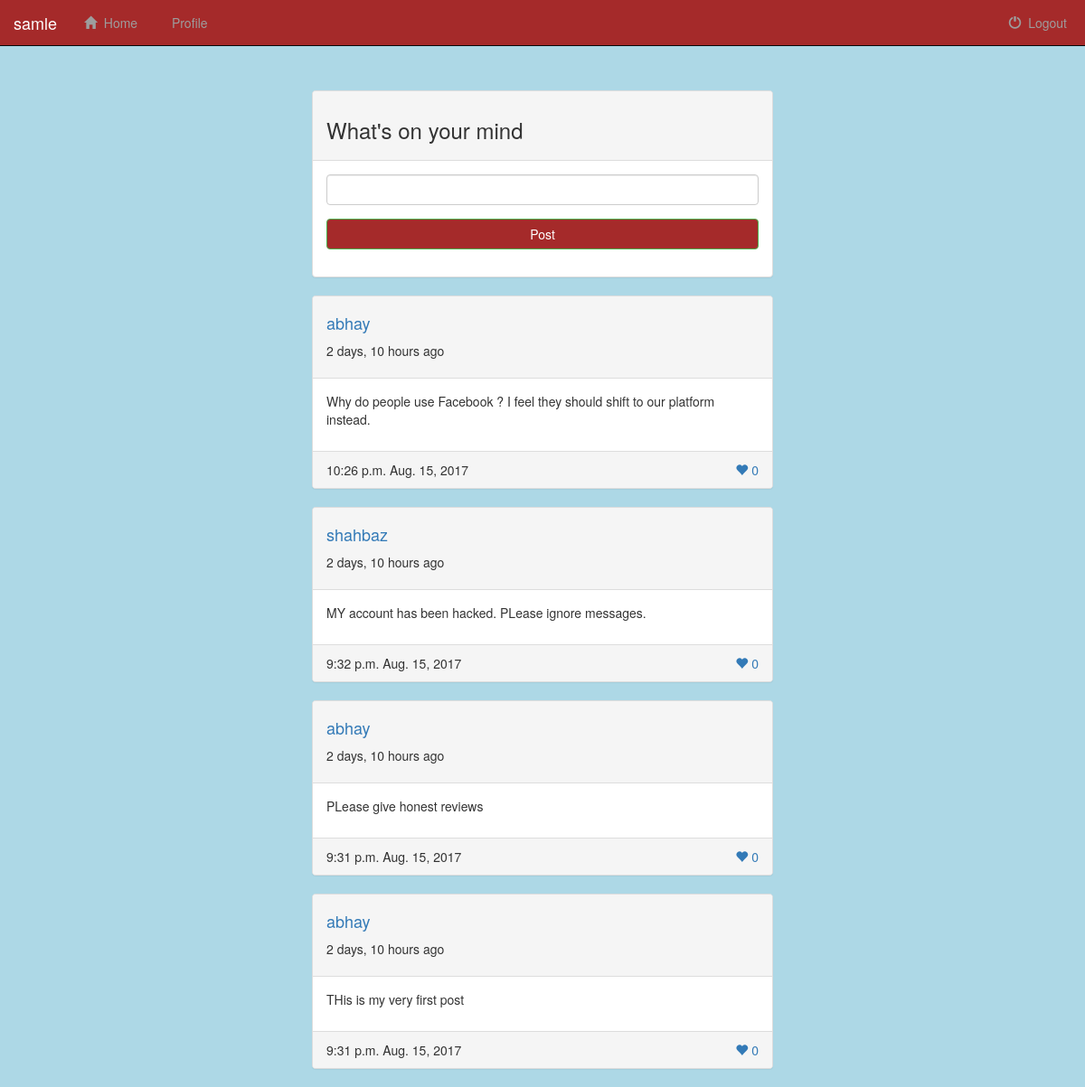
The page / (signed in) on the database as committed earlier.
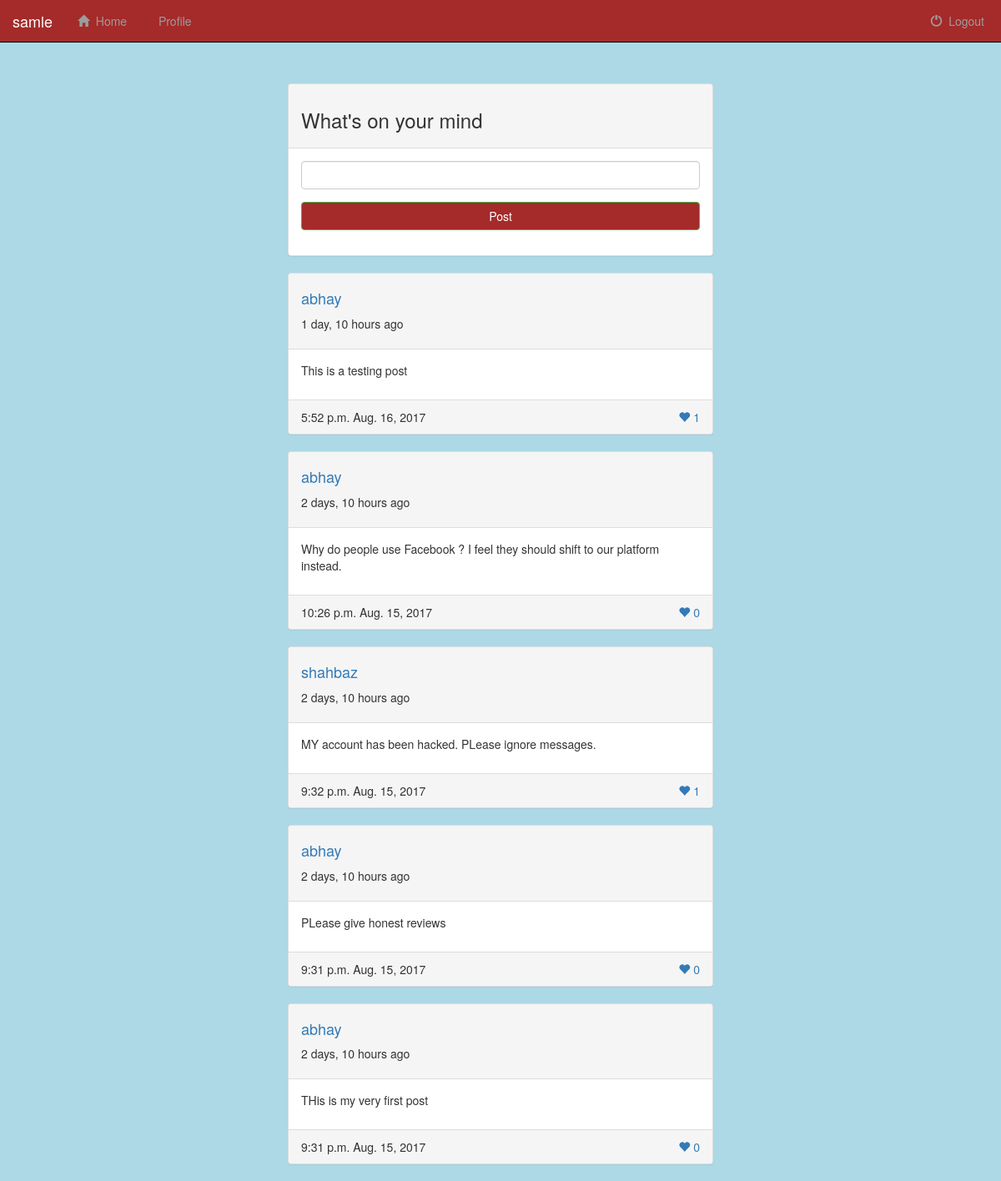
The same page on the database as committed later.
### Website/models.py (models this page shows, shortened)
class Post(models.Model):
    user = models.ForeignKey(User, on_delete=models.CASCADE, related_name="user_posts")
    date = models.DateField(default=datetime.date.today)
    content = models.TextField()
    like_count = models.IntegerField(default=0)
    time = models.TimeField(default=datetime.datetime.now)

### Website/views.py (the view)
# urls.py: url(r'^$', views.index, name='index'),
def index(request):
    registration_form = Regform
    post_form = PostForm
    if request.user.is_authenticated:
        posts = Post.objects.all()
        curr_time = datetime.date.today()
        return render(request, 'Website/index.html', {'posts': posts, 'post_form': post_form, 'curr_time': curr_time})
    return render(request, 'Website/index.html', {'reg_form': registration_form})

### Website/templates/Website/index.html (shortened to what this page needs)
{% extends 'Website/base.html' %}
{% block content %}
{% if user.is_authenticated %}
    <div class="container container-custom-padding">
        <div class='row'>
        	<div class='col-lg-12'>
                <div class="panel panel-default">
        			<div class='panel-heading'>
        				<h3>What's on your mind</h3>
        			</div>
        			<div class="panel-body">
        				<form method="post" action="/post/" role="form" id="user_post_form" name='postform'>
							<div class='form-group'>
								<input type="text" name="post_content" class="form-control">
							</div>
							<div class="form-group">
			              		<button type="submit" class="btn btn-success btn-block">Post</button>
			            	</div>
						</form>
					</div>
        		</div>
        	</div>
        </div>
        <div class='row'>
            {% for post in posts reversed %}
                {% if post.user.username != user.username %}
                    <div class='col-lg-12'>
                         <div class="panel panel-default post-panel">
                             <div class='panel-heading'>
                                <a href="{% url 'show_profile' post.user %}"><h4>{{ post.user }}</h4></a>
                                <p>{{ post.date|timesince }} ago</p>
                             </div>
                             <div class="panel-body">
                                 <p> {{ post.content }} </p>
                             </div>
                             <div class="panel-footer">
                                 {{ post.time }} {{ post.date }}
                                 <div class="pull-right">
                                     <a href='{% url "likepost" post.id %}'class="like-button">
                                        <span class='glyphicon glyphicon-heart' aria-hidden='true'></span>&nbsp;{{ post.like_count }}
                                     </a>
                                 </div>
                             </div>
                         </div>
                    </div>
                {% endif %}
            {% endfor %}
        </div>
    </div>
{% endif %}
{% endblock %}

Rows that differ between the two databases and show on the page:
added Post: user "abhay", date "1 day, 10 hours", content "This is a testing post", time "5:52 p.m.", date "Aug. 16, 2017", like_count "1"
changed Post "MY account has been hacked. PLease ignore messages.": like_count "0" → "1"
